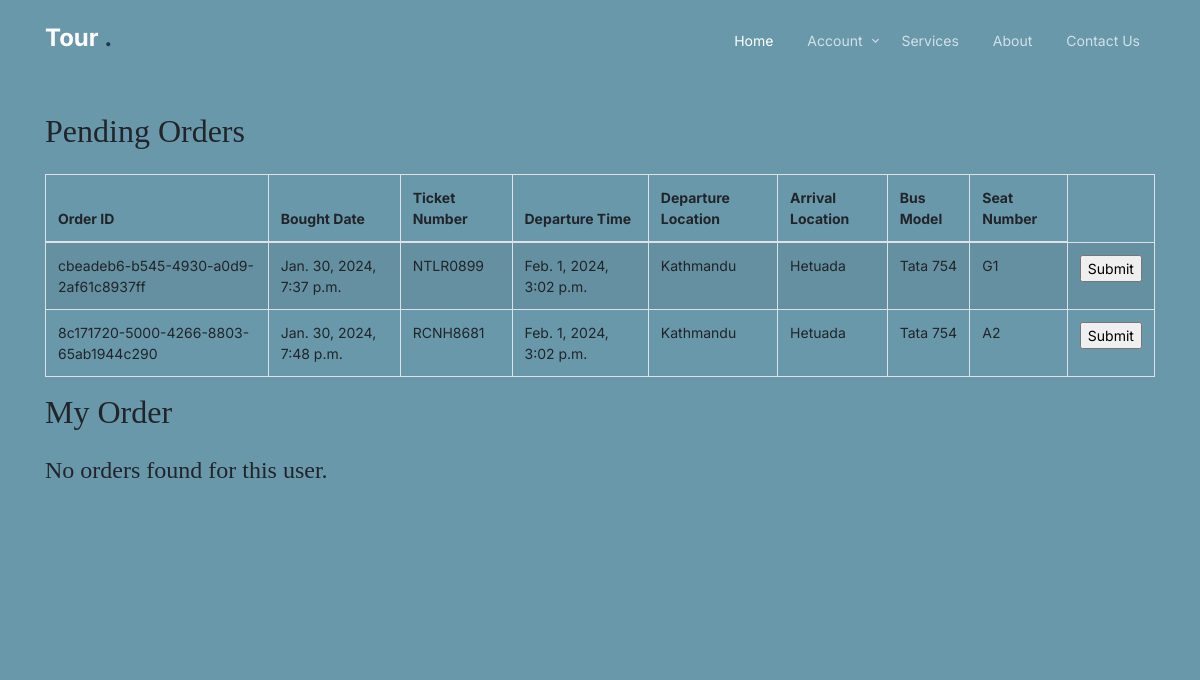
Page /user/Order/ (signed in) on the earlier database version.
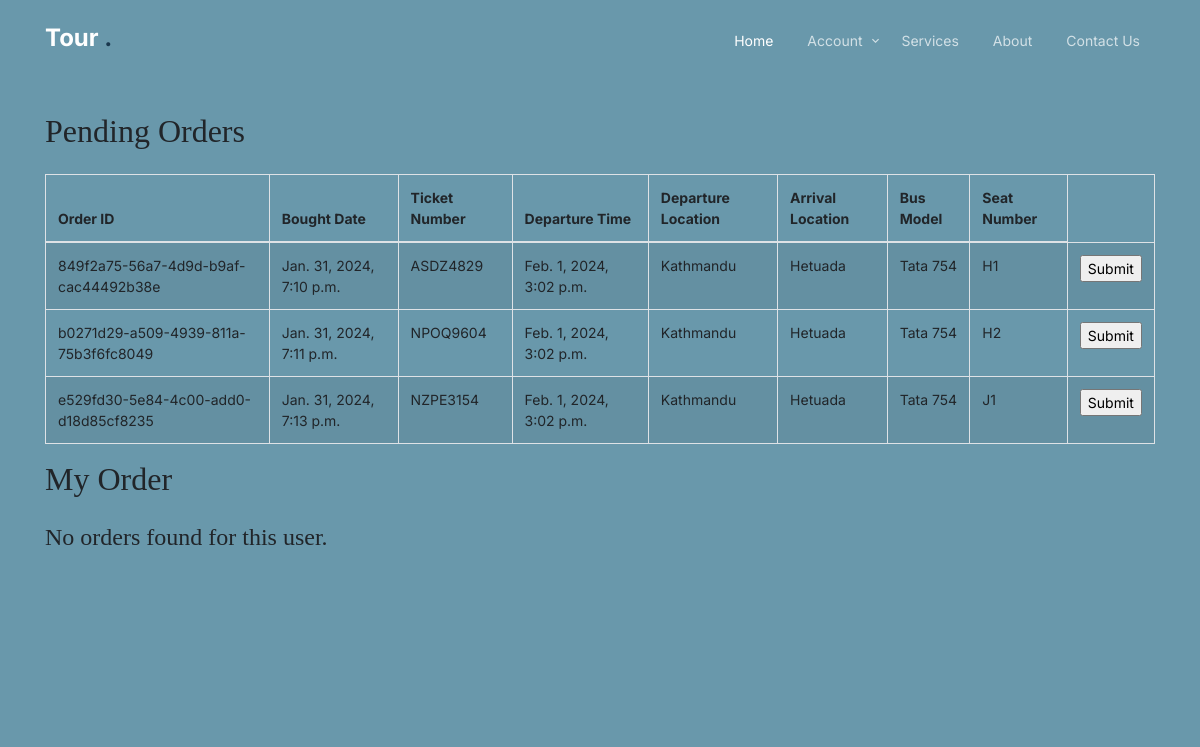
Same page on the later database version.
### bus_reserve/models.py (models this page shows, shortened)
class TicketOrder(models.Model):
    id = models.UUIDField(default=uuid4, primary_key=True, blank=True)
    user_id = models.ForeignKey(User, blank=True, on_delete=models.CASCADE)
    transaction_id = models.ForeignKey('TransactionTable', blank=True,on_delete=models.CASCADE)
    bought_date = models.DateTimeField(auto_now=True)
    quantity = models.IntegerField(default=1, blank=True)
    ticket_id = models.ManyToManyField(Ticket, blank=True)
    class Meta:
        verbose_name = "Ticket Order"
        verbose_name_plural = "Ticket Orders"

class TransactionTable(models.Model):
    id = models.CharField(default=uuid4, primary_key=True, max_length=200)
    t_date = models.DateTimeField(auto_now_add=True)
    user_id = models.ForeignKey(User, on_delete=models.CASCADE)
    phone = models.CharField(max_length=10, blank=True, null=True)
    pidx = models.CharField(max_length=256, blank=True, null=True)
    amount = models.IntegerField(default=100)
    status = models.CharField(max_length=20, choices=t_choices, default='1')
    khalti_tran_id = models.CharField(max_length=256, blank=True)
    class Meta:
        verbose_name = "Transaction"
        verbose_name_plural = "Transactions"

class Ticket(models.Model):
    id = models.UUIDField(default=uuid4, primary_key=True, blank=True)
    ticket_num = models.CharField(max_length=10)
    schedule_id = models.ForeignKey(BusSchedule, on_delete=models.CASCADE)
    seat_id = models.OneToOneField(Seat, on_delete=models.CASCADE)
    class Meta:
        verbose_name = "Ticket"
        verbose_name_plural = "Tickets"

class BusSchedule(models.Model):
    id = models.UUIDField(default=uuid4, primary_key=True, blank=True)
    bus_id = models.OneToOneField(Bus, on_delete=models.CASCADE)
    depart_date = models.DateTimeField()
    route_id = models.ForeignKey(Route, on_delete=models.CASCADE)
    class Meta:
        verbose_name = "Bus Schedule"
        verbose_name_plural = "Bus Schedules"

class Route(models.Model):
    id = models.UUIDField(default=uuid4, primary_key=True, blank=True)
    depart_loc = models.CharField(max_length=20, choices=LOCATIONS, default='1')
    arrive_loc = models.CharField(max_length=20, choices=LOCATIONS, default='1')
    distance = models.IntegerField(default=1)
    price = models.IntegerField(default=100)
    class Meta:
        verbose_name = "Route"
        verbose_name_plural = "Routes"

class Bus(models.Model):
    id = models.UUIDField(default=uuid4, primary_key=True, blank=True)
    model = models.CharField(max_length=15)
    capacity = models.IntegerField(default=20)
    number_plate = models.CharField(max_length=20, unique=True)
    image = models.ImageField(upload_to="bus_images/")
    class Meta:
        verbose_name = "Bus"
        verbose_name_plural = "Buses"

class Seat(models.Model):
    id = models.UUIDField(default=uuid4, primary_key=True, blank=True)
    bus_id = models.ForeignKey(Bus, on_delete=models.CASCADE)
    number = models.CharField(max_length=3)
    is_free = models.BooleanField(default=True, blank=True)
    class Meta:
        verbose_name = "Seat"
        verbose_name_plural = "Seats"

### account/views.py (the view, shortened to what this page needs)
# urls.py: path('Order/',MyOrder.as_view(),name='order'),
@method_decorator(login_required(login_url='Login'), name='dispatch')
class MyOrder(View):
  def get(self, request, *args, **kwargs):
    user_id=request.user.id
    ticket_orders = TicketHistory.objects.filter(user_id=user_id)
    pending_tickets = TicketOrder.objects.filter(user_id=user_id)
    return render(request,'account/Order.html',{'ticket_orders': ticket_orders, 'pending_tickets':pending_tickets})

### templates/account/Order.html (shortened to what this page needs)
{% extends 'setup/base.html' %}
{% load static %}
{%block header %}
{% include "setup/nav.html" %}
{% endblock %}
{% block content %}
<div class="hero">
    <div class="container">
      <h2 class="mb-4">Pending Orders</h2>
    {% if pending_tickets %}
      <table class="table table-bordered table-striped">
        <thead>
          <tr>
              <tr>
                  <th>Order ID</th>
                  <th>Bought Date</th>
                  <th>Ticket Number</th>
                  <th>Departure Time</th>
                  <th>Departure Location</th>
                  <th>Arrival Location</th>
                  <th>Bus Model</th>
                  <th>Seat Number</th>
                </tr>
          </tr>
        </thead>
        <tbody>
          {% for order in pending_tickets %}
            {% for ticket in order.ticket_id.all %}
              <tr>
                <td>{{ order.id }}</td>
                <td>{{ order.transaction_id.t_date }}</td>
                <td>{{ ticket.ticket_num }}</td>
                <td>{{ ticket.schedule_id.depart_date }}</td>
                <td>{{ ticket.schedule_id.route_id.get_depart_loc_display }}</td>
                <td>{{ ticket.schedule_id.route_id.get_arrive_loc_display }}</td>
                <td>{{ ticket.schedule_id.bus_id.model }}</td>
                <td>{{ ticket.seat_id.number }}</td>
                <form method="post" action="{% url 'order' %}">
                  <td><input type="submit"></td>
                </form>
              </tr>
            {% endfor %}
        {% endfor %}
        </tbody>
      </table>
      {% else %}
        <h4>No peding orders found for this user.</h4>
      {% endif %}
    <h2 class="mb-4">My Order</h2>
    {% if ticket_orders %}
    <table class="table table-bordered table-striped">
      <thead>
        <tr>
            <tr>
                <th>Order ID</th>
                <th>Bought Date</th>
                <th>Ticket Number</th>
                <th>Departure Time</th>
                <th>Departure Location</th>
                <th>Arrival Location</th>
                <th>Bus Model</th>
                <th>Seat Number</th>
              </tr>
        </tr>
      </thead>
      <tbody>
        {% for order in ticket_orders %}
          <tr>
            <td>{{ order.id }}</td>
            <td>{{ order.tran_id.t_date }}</td>
            <td>{{ order.ticket_number }}</td>
            <td>{{ order.depart_date }}</td>
            <td>{{ order.depart_loc }}</td>
            <td>{{ order.arrive_loc }}</td>
            <td>{{ order.bus_model }}</td>
            <td>{{ order.seat_number }}</td>
          </tr>
        {% endfor %}
      </tbody>
    </table>
    {% else %}
      <h4>No orders found for this user.</h4>
    {% endif %}
  </div>
</div>
{% endblock %}

Differences in the rows shown:
removed TicketOrder: id "cbeadeb6-b545-4930-a0d9-2af61c8937ff", transaction_id.t_date "Jan. 30, 2024, 7:37 p.m."
no longer on this page (row unchanged): Ticket: ticket_num "NTLR0899", schedule_id.depart_date "Feb. 1, 2024, 3:02 p.m.", schedule_id.route_id.depart_loc "Kathmandu", schedule_id.route_id.arrive_loc "Hetuada", schedule_id.bus_id.model "Tata 754", seat_id.number "G1"
removed TicketOrder: id "8c171720-5000-4266-8803-65ab1944c290", transaction_id.t_date "Jan. 30, 2024, 7:48 p.m."
no longer on this page (row unchanged): Ticket: ticket_num "RCNH8681", schedule_id.depart_date "Feb. 1, 2024, 3:02 p.m.", schedule_id.route_id.depart_loc "Kathmandu", schedule_id.route_id.arrive_loc "Hetuada", schedule_id.bus_id.model "Tata 754", seat_id.number "A2"
added TicketOrder: id "849f2a75-56a7-4d9d-b9af-cac44492b38e", transaction_id.t_date "Jan. 31, 2024, 7:10 p.m."
now on this page (row unchanged): Ticket: ticket_num "ASDZ4829", schedule_id.depart_date "Feb. 1, 2024, 3:02 p.m.", schedule_id.route_id.depart_loc "Kathmandu", schedule_id.route_id.arrive_loc "Hetuada", schedule_id.bus_id.model "Tata 754", seat_id.number "H1"
added TicketOrder: id "b0271d29-a509-4939-811a-75b3f6fc8049", transaction_id.t_date "Jan. 31, 2024, 7:11 p.m."
now on this page (row unchanged): Ticket: ticket_num "NPOQ9604", schedule_id.depart_date "Feb. 1, 2024, 3:02 p.m.", schedule_id.route_id.depart_loc "Kathmandu", schedule_id.route_id.arrive_loc "Hetuada", schedule_id.bus_id.model "Tata 754", seat_id.number "H2"
added TicketOrder: id "e529fd30-5e84-4c00-add0-d18d85cf8235", transaction_id.t_date "Jan. 31, 2024, 7:13 p.m."
now on this page (row unchanged): Ticket: ticket_num "NZPE3154", schedule_id.depart_date "Feb. 1, 2024, 3:02 p.m.", schedule_id.route_id.depart_loc "Kathmandu", schedule_id.route_id.arrive_loc "Hetuada", schedule_id.bus_id.model "Tata 754", seat_id.number "J1"
